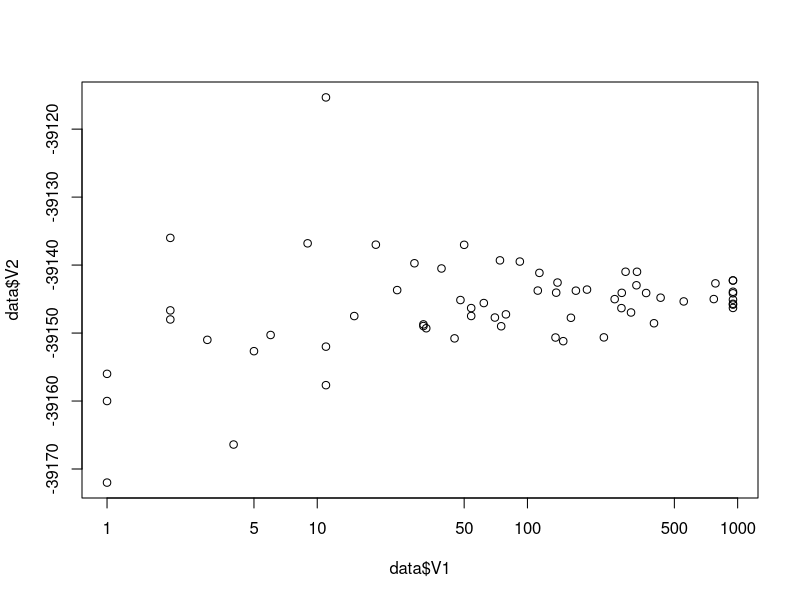
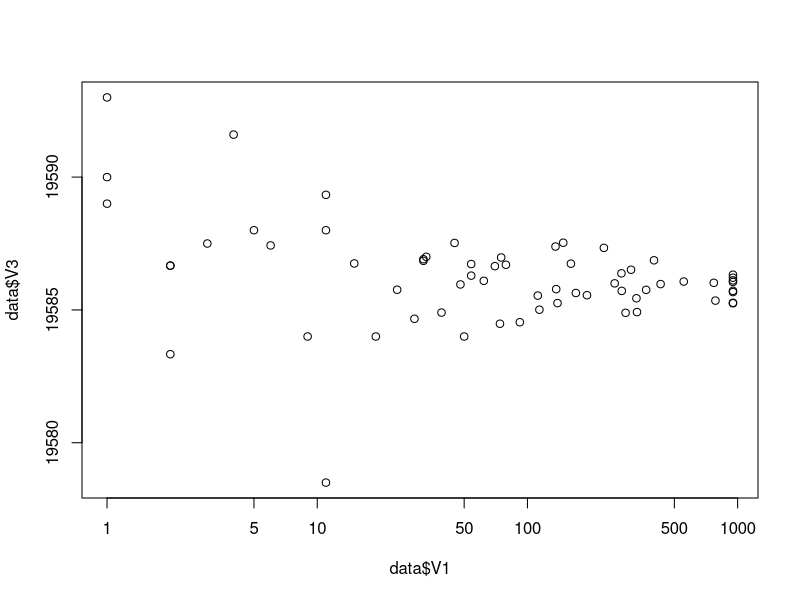
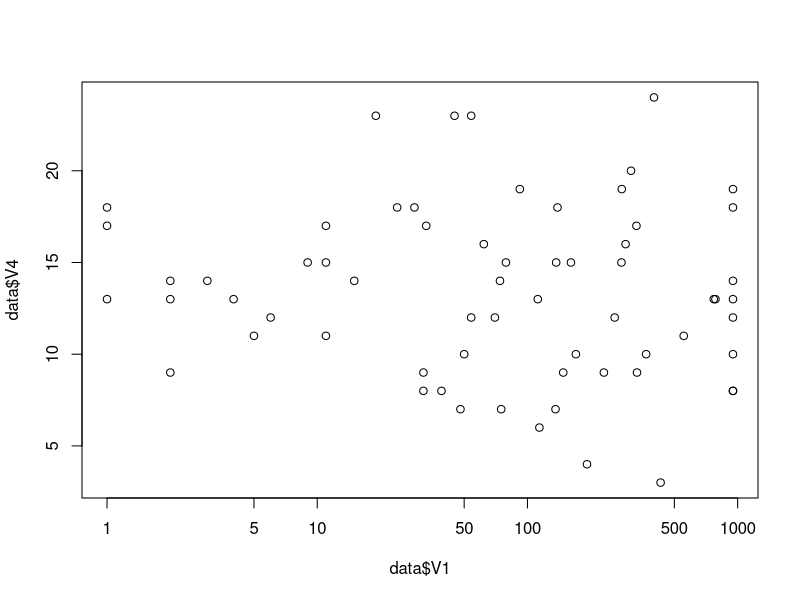
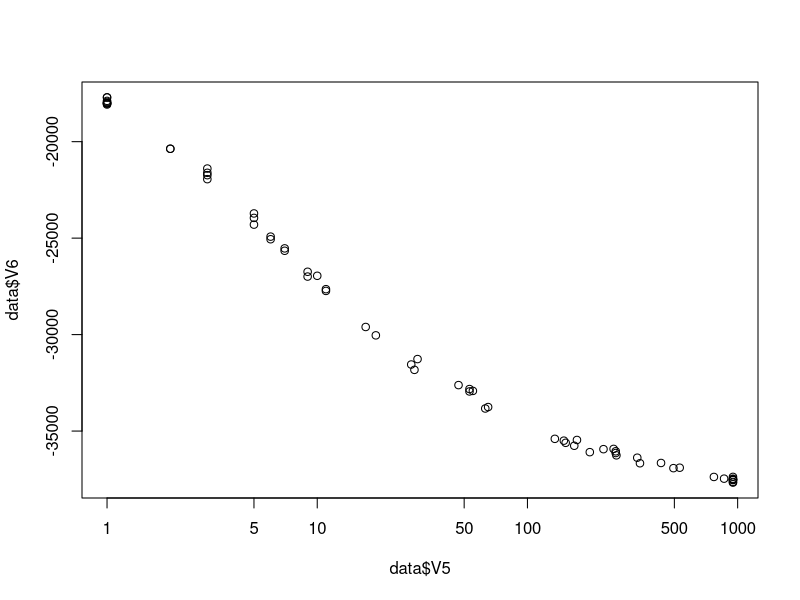
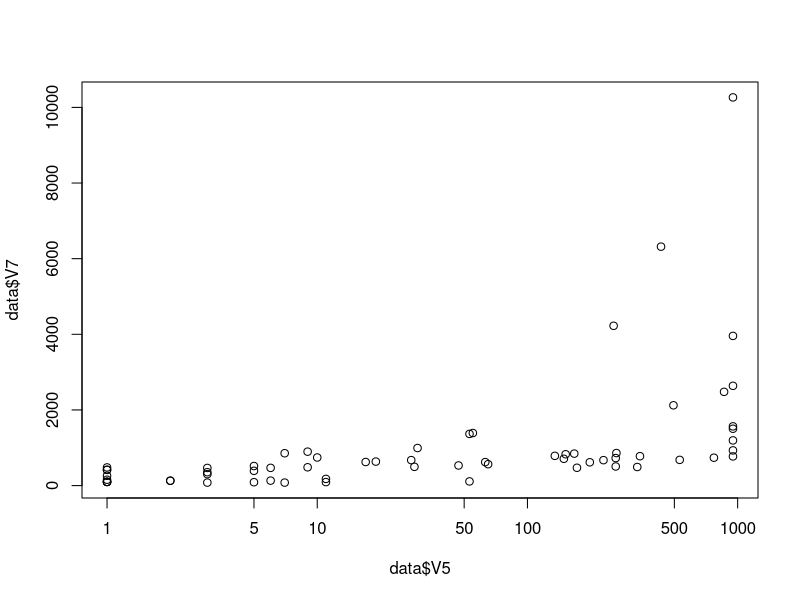
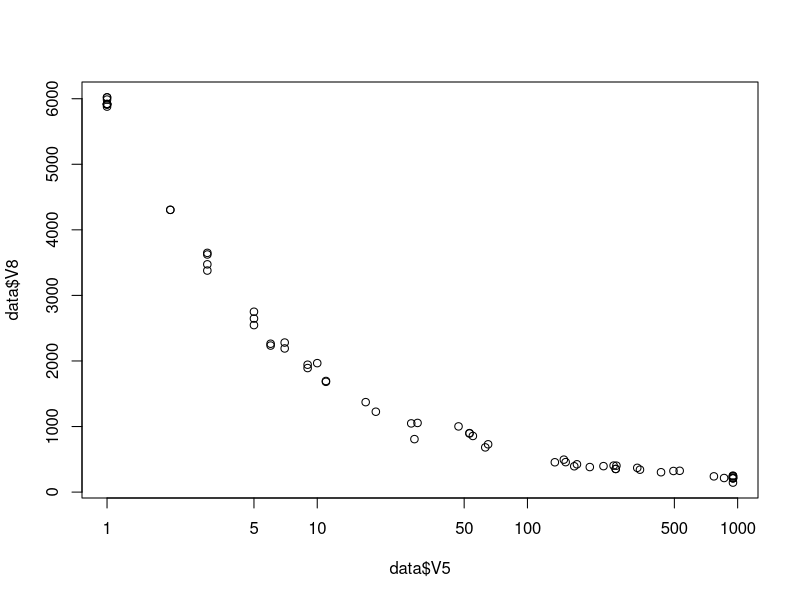
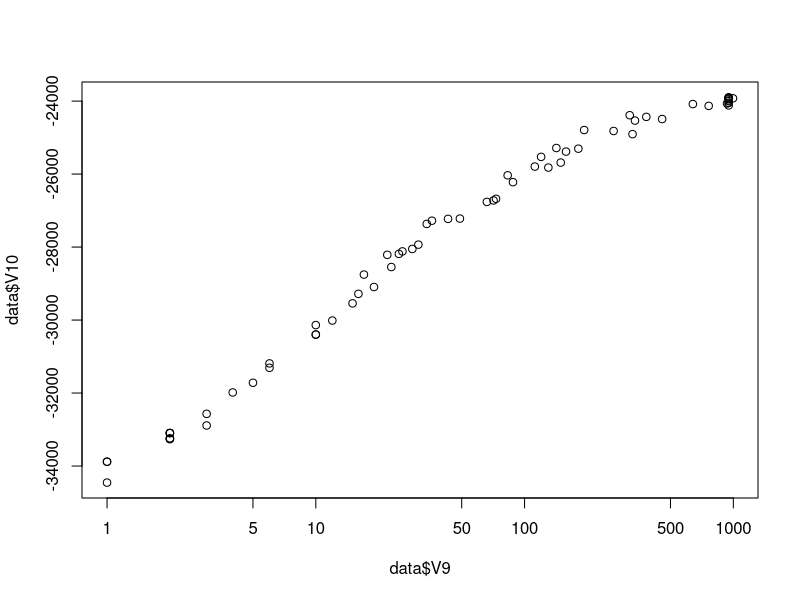
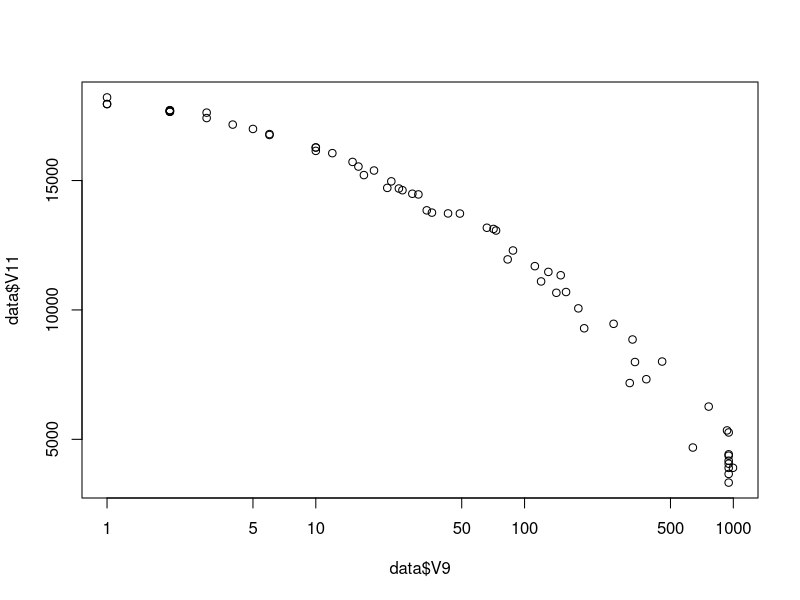

Source code (R) for these figures, in order:
data7 = read.table("data7.txt")
data2 = read.table("data2.txt")
data = read.table("data.txt")
data = rbind(data2,data,data7)
data = read.table("researchdata.txt")


#j beta 1,2.4  k matrix 0,1
#jk
#00,01,10,11

# T = 1, ordered matrix
# E
plot(data$V1,data$V2 ,log="x")
# M
plot(data$V1,data$V3 ,log="x")
# accept
plot(data$V1,data$V4 ,log="x")

# T = 1, random matrix
# E

plot(data$V5,data$V6 ,log="x")
# M
plot(data$V5,data$V7 ,log="x")
# accept
plot(data$V5,data$V8 ,log="x")

# T = 2.4, ordered matrix
# E
plot(data$V9,data$V10 ,log="x")
# M
plot(data$V9,data$V11 ,log="x")
# accept
plot(data$V9,data$V12 ,log="x")

# T = 2.4, random matrix
# E
plot(data$V13,data$V14 ,log="x")
# M
plot(data$V13,data$V15 ,log="x")
# accept
plot(data$V13,data$V16 ,log="x")
